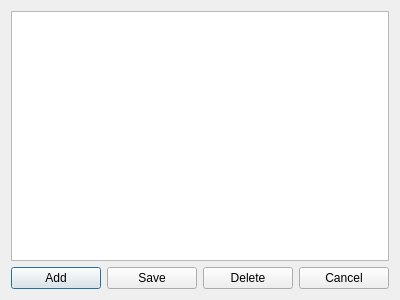
<?xml version="1.0" encoding="UTF-8"?>
<ui version="4.0">
 <class>ViewCatalogForm</class>
 <widget class="QDialog" name="ViewCatalogForm">
  <property name="geometry">
   <rect>
    <x>0</x>
    <y>0</y>
    <width>400</width>
    <height>300</height>
   </rect>
  </property>
  <property name="windowTitle">
   <string>Dialog</string>
  </property>
  <layout class="QVBoxLayout" name="verticalLayout">
   <item>
    <widget class="QUpdateableView" name="tableView"/>
   </item>
   <item>
    <layout class="QHBoxLayout" name="horizontalLayout">
     <item>
      <widget class="QPushButton" name="pbAdd">
       <property name="text">
        <string>Add</string>
       </property>
      </widget>
     </item>
     <item>
      <widget class="QPushButton" name="pbSave">
       <property name="text">
        <string>Save</string>
       </property>
      </widget>
     </item>
     <item>
      <widget class="QPushButton" name="pbDelete">
       <property name="text">
        <string>Delete</string>
       </property>
      </widget>
     </item>
     <item>
      <widget class="QPushButton" name="pbCancel">
       <property name="text">
        <string>Cancel</string>
       </property>
      </widget>
     </item>
    </layout>
   </item>
  </layout>
 </widget>
 <customwidgets>
  <customwidget>
   <class>QUpdateableView</class>
   <extends>QTableView</extends>
   <header>qupdateableview.h</header>
   <slots>
    <slot>save()</slot>
    <slot>openDB()</slot>
    <slot>newDB()</slot>
    <slot>showTypeWorkingTimeForm()</slot>
    <slot>showPositionForm()</slot>
    <slot>showPersonForm()</slot>
    <slot>showOrganizationForm()</slot>
    <slot>addRecord()</slot>
    <slot>deleteRecord()</slot>
    <slot>canselChanges()</slot>
   </slots>
  </customwidget>
 </customwidgets>
 <resources/>
 <connections>
  <connection>
   <sender>pbAdd</sender>
   <signal>clicked()</signal>
   <receiver>ViewCatalogForm</receiver>
   <slot>addItem()</slot>
   <hints>
    <hint type="sourcelabel">
     <x>55</x>
     <y>278</y>
    </hint>
    <hint type="destinationlabel">
     <x>199</x>
     <y>149</y>
    </hint>
   </hints>
  </connection>
  <connection>
   <sender>pbDelete</sender>
   <signal>clicked()</signal>
   <receiver>ViewCatalogForm</receiver>
   <slot>deleteItem()</slot>
   <hints>
    <hint type="sourcelabel">
     <x>248</x>
     <y>278</y>
    </hint>
    <hint type="destinationlabel">
     <x>199</x>
     <y>149</y>
    </hint>
   </hints>
  </connection>
  <connection>
   <sender>pbSave</sender>
   <signal>clicked()</signal>
   <receiver>ViewCatalogForm</receiver>
   <slot>save()</slot>
   <hints>
    <hint type="sourcelabel">
     <x>151</x>
     <y>278</y>
    </hint>
    <hint type="destinationlabel">
     <x>199</x>
     <y>149</y>
    </hint>
   </hints>
  </connection>
  <connection>
   <sender>pbCancel</sender>
   <signal>clicked()</signal>
   <receiver>ViewCatalogForm</receiver>
   <slot>close()</slot>
   <hints>
    <hint type="sourcelabel">
     <x>344</x>
     <y>278</y>
    </hint>
    <hint type="destinationlabel">
     <x>199</x>
     <y>149</y>
    </hint>
   </hints>
  </connection>
 </connections>
 <slots>
  <slot>addItem()</slot>
  <slot>deleteItem()</slot>
  <slot>save()</slot>
 </slots>
</ui>
